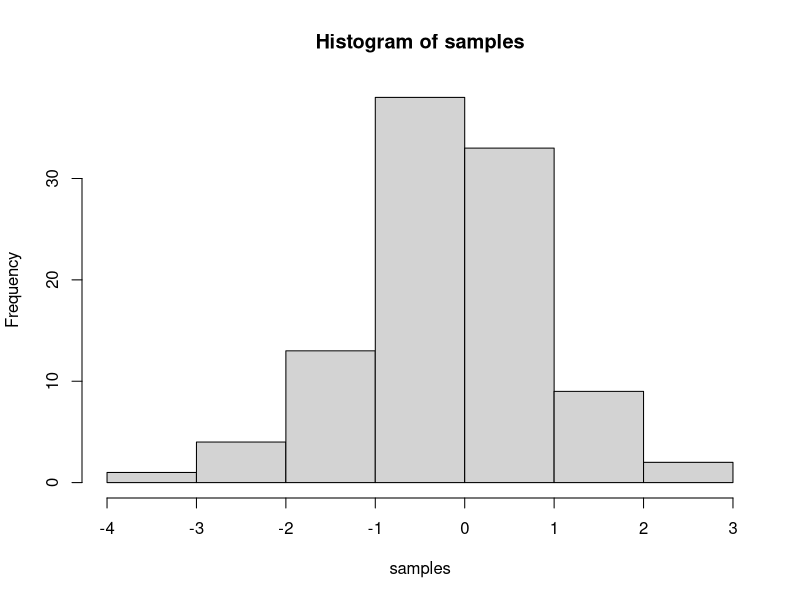

The R source for this figure:
#Q1 Use the  rt(n,df) function to investigate the t-distribution for n=100 and df=
n=100
df=n-1
samples=rt(n,df)
samples
hist(samples)
